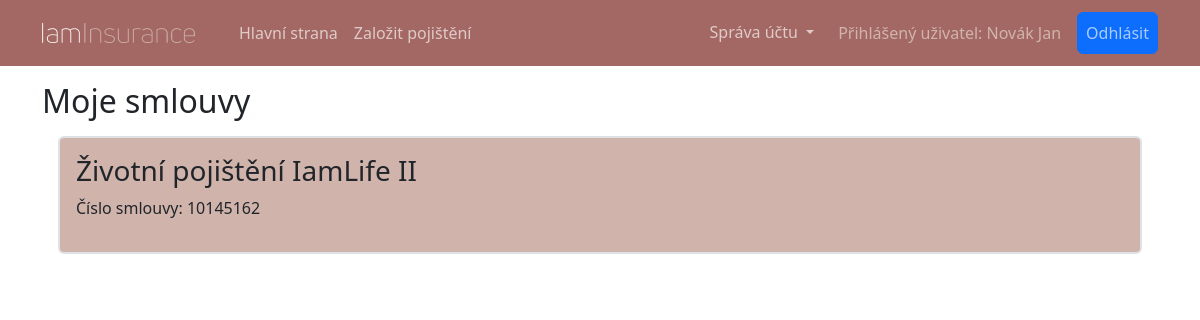
Before: /muj-ucet/smlouvy/ (signed in) with the older database file.
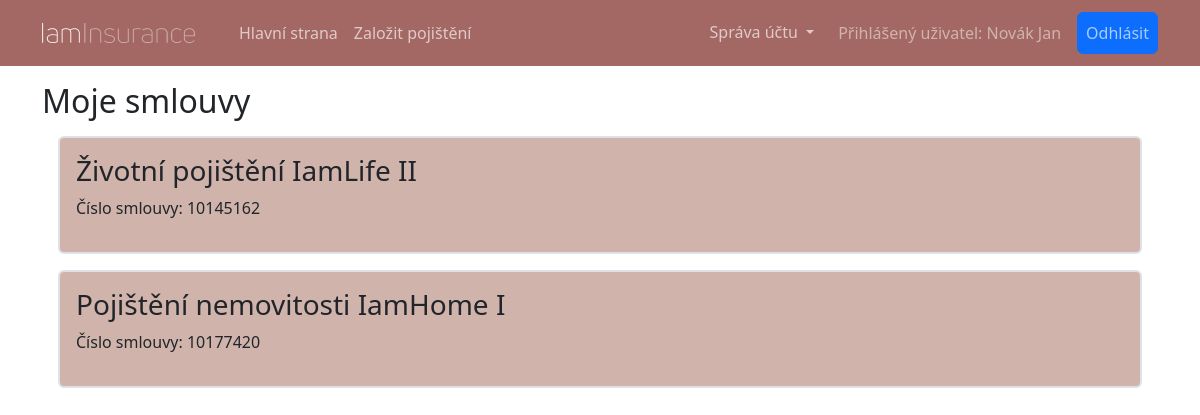
After: the same page with the newer database file.
### insurance_app/models.py (models this page shows, shortened)
class Contract(models.Model):
    objects: models.Manager
    product: models.Field = models.ForeignKey(to=Product, on_delete=models.RESTRICT, verbose_name='Produkt')
    insured: models.Field = models.ForeignKey(to=Person, on_delete=models.RESTRICT, verbose_name='Pojištěnec')
    conclusion_date: models.Field = models.DateTimeField(auto_now_add=True, verbose_name='Datum uzavření')
    payment: models.Field = models.PositiveIntegerField(verbose_name='Pravidelná platba')
    @property
    def contract_number(self) -> int:
        return 10_000_001 + self.pk * 127 ** 2

class Product(models.Model):
    name: models.Field = models.CharField(max_length=64, unique=True, verbose_name='Název')
    description: models.Field = models.TextField(default="", verbose_name='Popis')
    active: models.Field = models.BooleanField(default=True, blank=True, verbose_name='Aktivní')
    image: models.Field = models.ImageField(upload_to='images/', verbose_name='Obrázek')
    class Meta:
        verbose_name = u'Produkt'

### client_account/views.py (the view)
# urls.py: path("smlouvy/", views.ContractsListView.as_view(), name="my-contracts"),
class ContractsListView(generic.ListView):
    model: Model = models.Contract
    template_name: str = template.CONTRACTS
    title: str = "Moje smlouvy"
    def get_context_data(self, *, object_list: QuerySet = None, **kwargs) -> dict:
        context = super().get_context_data(object_list=object_list, **kwargs)
        context['title'] = self.title
        return context
    def get_queryset(self) -> QuerySet:
        queryset = super().get_queryset()
        queryset = queryset.filter(insured=self.request.user)
        return queryset

### insurance_app/models.py (called while the page is built)
    def __str__(self) -> str:
        return f"{self.last_name} {self.first_name}"

### insurance_app/templates/insurance_app/my_contracts.html (shortened to what this page needs)
{% extends 'main.html' %}
{% block content %}
    {% if object_list.0 %}
    {% for obj in object_list %}
    <a href="{% url 'contract-detail' contract_number=obj.contract_number %}" class="text-decoration-none link-dark">
        <section class="bg-secondary hover-overlay border border-2 rounded-2 p-3 m-3" data-mdb-ripple-color="light">
            <h3>{{ obj.product.name }}</h3>
            <p>Číslo smlouvy: {{ obj.contract_number }}</p>
        </section>
    </a>
    {% endfor %}
    {% else %}
    <p>Zatím u nás nemáte uzavřenou žádnou smlouvu.</p>
    <a class="btn btn-primary" href="{% url 'register-contract' %}">Uzavřít smlouvu</a>
    {% endif %}
{% endblock %}

Changed rows visible on the page:
added Contract: product.name "Pojištění nemovitosti IamHome I", contract_number "10177420"
